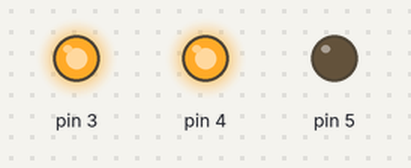
Bench run of a sketch on a simulated Arduino Uno, built with avr-gcc and run on an emulated ATmega328P. Parts: output pins drawn as LEDs (lit = HIGH).

Above: at 0.5 s.
At 2.0 s:
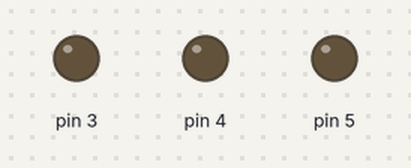
At 3.5 s:
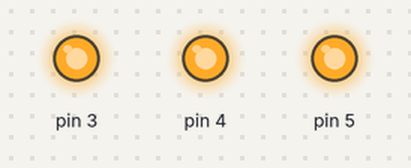
Timing chart, 0 to 5.2 s (numbered marks = the images above):
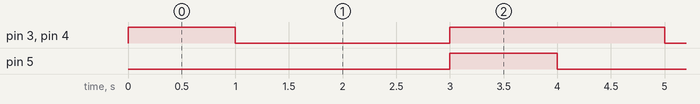

The sketch:

03_Motor_cntl.ino
```cpp
int DC_P = 5;
int DC_N = 4;
int DC_PWM = 3;

void MOTOR_init(int P, int N, int PWM){
  pinMode(P, OUTPUT);
  pinMode(N, OUTPUT);
  pinMode(PWM, OUTPUT);
}

void MOTOR_mode(int mode, int P, int N, int PWM){  // 0:CW, 1:STOP, 2:CCW, 3:BREAK
  if (mode == 0)
  {
    // CW
    digitalWrite(P, LOW);    digitalWrite(N, HIGH);    digitalWrite(PWM, HIGH);
  }
  else if ( mode == 1)
  {
    // STOP
    digitalWrite(P, LOW);    digitalWrite(N, LOW);    digitalWrite(PWM, LOW);
  }
  else if ( mode == 12)
  {
    // CCW
    digitalWrite(P, HIGH);    digitalWrite(N, LOW);    digitalWrite(PWM, HIGH);
  }
  else if ( mode == 3)
  {
    // BREAK
    digitalWrite(P, HIGH);    digitalWrite(N, HIGH);    digitalWrite(PWM, HIGH);
  }
}

void setup() {
  // put your setup code here, to run once:
  MOTOR_init(DC_P, DC_N, DC_PWM);

  // STOP
  MOTOR_mode(1, DC_P, DC_N, DC_PWM);
}

void loop() {
  // put your main code here, to run repeatedly:
  // CW
  MOTOR_mode(0, DC_P, DC_N, DC_PWM);  delay(1000);

  // STOP
  MOTOR_mode(1, DC_P, DC_N, DC_PWM);  delay(1000);

  // CCW
  MOTOR_mode(2, DC_P, DC_N, DC_PWM);  delay(1000);

  // BREAK
  MOTOR_mode(3, DC_P, DC_N, DC_PWM);  delay(1000);

}
```

Measured:
- by itself, pin 3, pin 4: repeats every 4.0 s: LOW 2.0 s, HIGH 2.0 s
- by itself, pin 5: alternates HIGH for 1.0 s and LOW for 3.0 s
- by itself, everything shown: repeats every 4.0 s, in 3 steps
